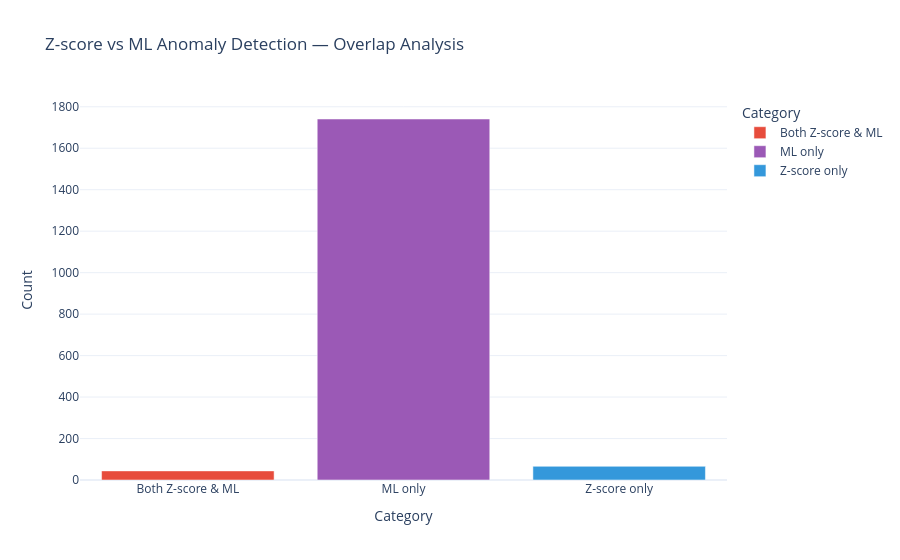

Notebook source saved alongside this figure:
### Markdown cell above
### Key Findings

The overlap analysis delivers the core justification for the ML layer:

- **1,741 anomalies flagged by ML only** — these are genuine multivariate anomalies 
  invisible to the Z-score check. They represent 97.5% of all ML detections and would 
  have been completely missed without the Isolation Forest.
- **44 flagged by both** — high-confidence anomalies confirmed by two independent methods, 
  these should be the highest priority for regulatory review.
- **66 flagged by Z-score only** — statistically extreme on a single dimension but not 
  anomalous in multivariate context, suggesting they may be legitimate extreme values.

This result directly answers the case study question: the ML check adds substantial value 
beyond statistical methods, catching 1,741 additional cases that univariate analysis 
cannot detect. In a regulatory reporting context, these could represent systematic 
misreporting patterns across multiple indicators that would otherwise reach the regulator 
unchecked.

### Code cell
# Visualise with a Venn-style bar chart
comparison_data = pd.DataFrame({
    'Category': ['Both Z-score & ML', 'ML only', 'Z-score only', 'Neither'],
    'Count': [both, ml_only, zscore_only, neither],
    'Color': ['#e74c3c', '#9b59b6', '#3498db', '#95a5a6']
})

fig = px.bar(
    comparison_data[comparison_data['Category'] != 'Neither'],
    x='Category',
    y='Count',
    color='Category',
    title='Z-score vs ML Anomaly Detection — Overlap Analysis',
    template='plotly_white',
    color_discrete_map={
        'Both Z-score & ML': '#e74c3c',
        'ML only': '#9b59b6',
        'Z-score only': '#3498db'
    }
)
fig.show()

### Figure 1 — Plotly figure (JSON) as saved in the notebook; plotly's stock layout.template omitted (floating-point values rounded to 4 significant figures)
{"data": [{"hovertemplate": "Category=%{x}<br>Count=%{y}<extra></extra>", "legendgroup": "Both Z-score & ML", "marker": {"color": "#e74c3c", "pattern": {"shape": ""}}, "name": "Both Z-score & ML", "orientation": "v", "showlegend": true, "textposition": "auto", "type": "bar", "x": ["Both Z-score & ML"], "xaxis": "x", "y": [44], "yaxis": "y"}, {"hovertemplate": "Category=%{x}<br>Count=%{y}<extra></extra>", "legendgroup": "ML only", "marker": {"color": "#9b59b6", "pattern": {"shape": ""}}, "name": "ML only", "orientation": "v", "showlegend": true, "textposition": "auto", "type": "bar", "x": ["ML only"], "xaxis": "x", "y": [1741], "yaxis": "y"}, {"hovertemplate": "Category=%{x}<br>Count=%{y}<extra></extra>", "legendgroup": "Z-score only", "marker": {"color": "#3498db", "pattern": {"shape": ""}}, "name": "Z-score only", "orientation": "v", "showlegend": true, "textposition": "auto", "type": "bar", "x": ["Z-score only"], "xaxis": "x", "y": [66], "yaxis": "y"}], "layout": {"barmode": "relative", "legend": {"title": {"text": "Category"}, "tracegroupgap": 0}, "title": {"text": "Z-score vs ML Anomaly Detection — Overlap Analysis"}, "xaxis": {"anchor": "y", "categoryarray": ["Both Z-score & ML", "ML only", "Z-score only"], "categoryorder": "array", "domain": [0, 1], "title": {"text": "Category"}}, "yaxis": {"anchor": "x", "domain": [0, 1], "title": {"text": "Count"}}}}
